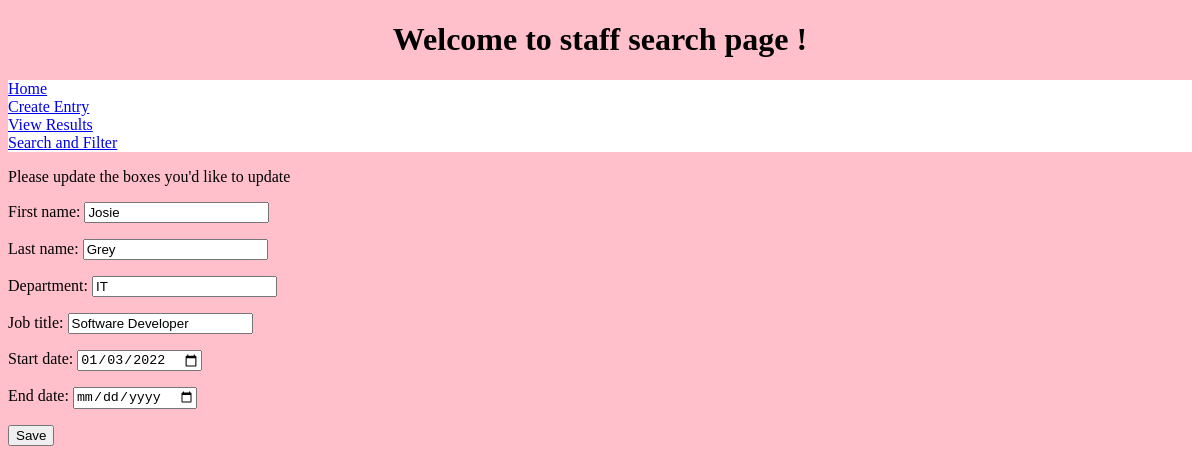
The page /staff/20/update/ on the database as committed earlier.
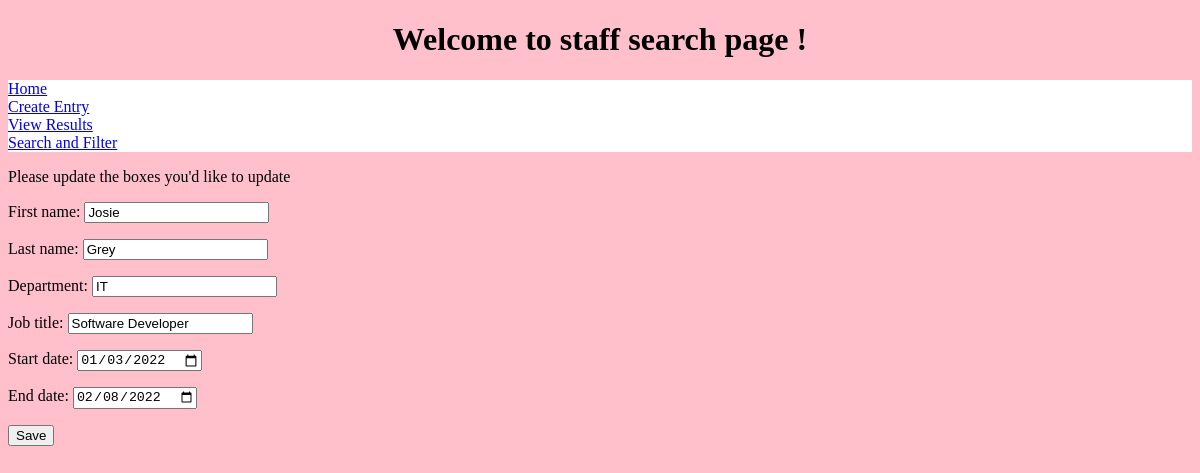
The same page on the database as committed later.
### staff/models.py (models this page shows, shortened)
class StaffInfo(models.Model):
    first_name = models.CharField(max_length=30)
    last_name = models.CharField(max_length=30)
    department = models.CharField(max_length=30)
    job_title = models.CharField(max_length=30)
    start_date = models.DateField()
    end_date = models.DateField(null=True, blank=True)

### staff/views.py (the view)
# urls.py: path("staff/<pk>/update/", views.UpdateStaffMember.as_view(), name='update'),
class UpdateStaffMember(UpdateView):
    model = StaffInfo
    template_name = "staff/update_info.html"
    form_class = StaffForm
    success_url = "/"

### staff/form.py
class StaffForm(forms.ModelForm):
  class Meta:
    widgets = {'start_date': DropdownDate, 'end_date': DropdownDate}
    model = StaffInfo
    fields = "__all__"

### staff/templates/staff/update_info.html (shortened to what this page needs)
{% extends "staff/base.html" %} {% load static %} {% block head %} {% endblock %}
{% block content %}
  <p>Please update the boxes you'd like to update {{staff.first_name}} </p>
<form method="POST" action="">
  {{ form.as_p }}
  <input type="submit" value="Save">
</form>
{% endblock %}

Rows that differ between the two databases and show on the page:
changed StaffInfo "Josie": end_date (not shown) → "02/08/2022"
